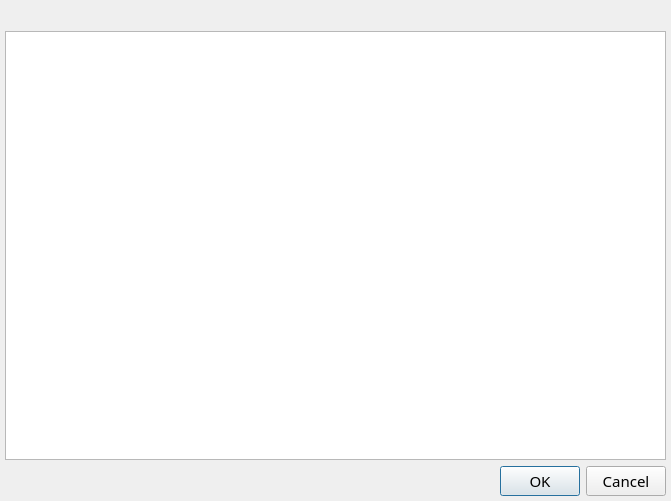
<?xml version="1.0" encoding="UTF-8"?>
<ui version="4.0">
 <class>DialogUpdateInfo</class>
 <widget class="QDialog" name="DialogUpdateInfo">
  <property name="geometry">
   <rect>
    <x>0</x>
    <y>0</y>
    <width>671</width>
    <height>501</height>
   </rect>
  </property>
  <property name="font">
   <font>
    <family>HarmonyOS Sans SC</family>
    <pointsize>11</pointsize>
   </font>
  </property>
  <property name="windowTitle">
   <string>BiliDownloader - 新版本</string>
  </property>
  <layout class="QVBoxLayout" name="verticalLayout">
   <property name="leftMargin">
    <number>5</number>
   </property>
   <property name="topMargin">
    <number>5</number>
   </property>
   <property name="rightMargin">
    <number>5</number>
   </property>
   <property name="bottomMargin">
    <number>5</number>
   </property>
   <item>
    <widget class="QLabel" name="label_version">
     <property name="text">
      <string/>
     </property>
    </widget>
   </item>
   <item>
    <widget class="QTextEdit" name="text_info">
     <property name="readOnly">
      <bool>true</bool>
     </property>
    </widget>
   </item>
   <item>
    <widget class="QDialogButtonBox" name="buttonBox">
     <property name="orientation">
      <enum>Qt::Orientation::Horizontal</enum>
     </property>
     <property name="standardButtons">
      <set>QDialogButtonBox::StandardButton::Cancel|QDialogButtonBox::StandardButton::Ok</set>
     </property>
    </widget>
   </item>
  </layout>
 </widget>
 <resources/>
 <connections>
  <connection>
   <sender>buttonBox</sender>
   <signal>accepted()</signal>
   <receiver>DialogUpdateInfo</receiver>
   <slot>accept()</slot>
   <hints>
    <hint type="sourcelabel">
     <x>223</x>
     <y>281</y>
    </hint>
    <hint type="destinationlabel">
     <x>157</x>
     <y>274</y>
    </hint>
   </hints>
  </connection>
  <connection>
   <sender>buttonBox</sender>
   <signal>rejected()</signal>
   <receiver>DialogUpdateInfo</receiver>
   <slot>reject()</slot>
   <hints>
    <hint type="sourcelabel">
     <x>291</x>
     <y>287</y>
    </hint>
    <hint type="destinationlabel">
     <x>286</x>
     <y>274</y>
    </hint>
   </hints>
  </connection>
 </connections>
</ui>
